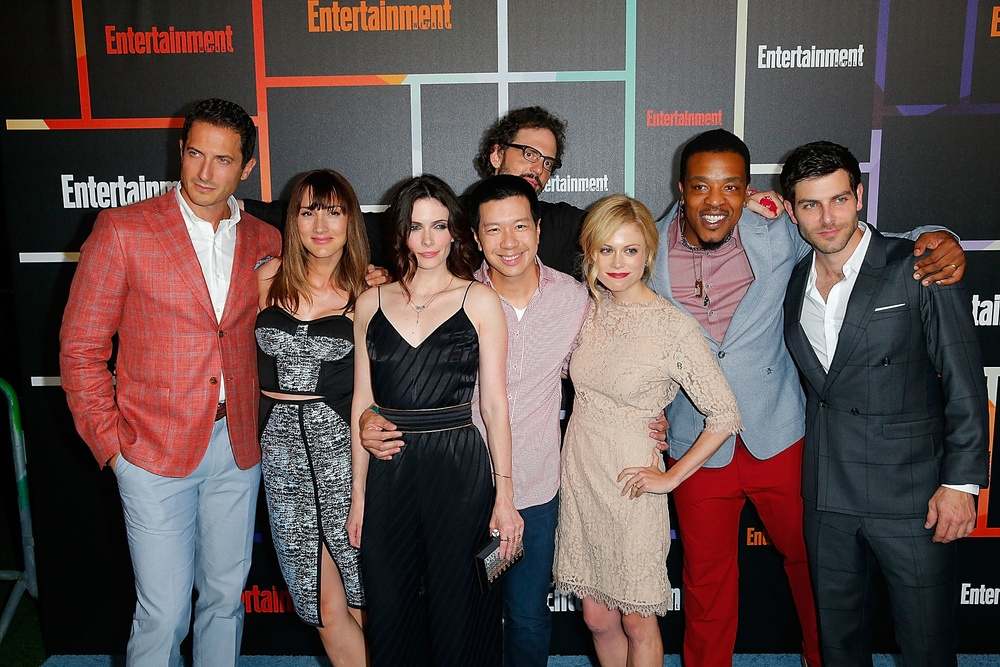
#> input picture day5/data/test4.jpg, 1000 x 667 px, shrunk from 2048 x 1365 before the run
$ python face_detect.py
#> lines starting #> are read from the running program, lines starting #| are printed output that depends on the picture; after the words box and inside, x2 and y2 are one past the last pixel; in counts of white or black regions, pixels touching at a corner belong together
import cv2


if __name__ == "__main__":
    face_cascade = cv2.CascadeClassifier('./data/models/haarcascade_frontalface_alt.xml')
    img = cv2.imread('./data/test4.jpg')
#> img is the input picture: shape (667, 1000, 3); mean B, G, R 77, 78.7, 95.4
    gray = cv2.cvtColor(img, cv2.COLOR_BGR2GRAY)
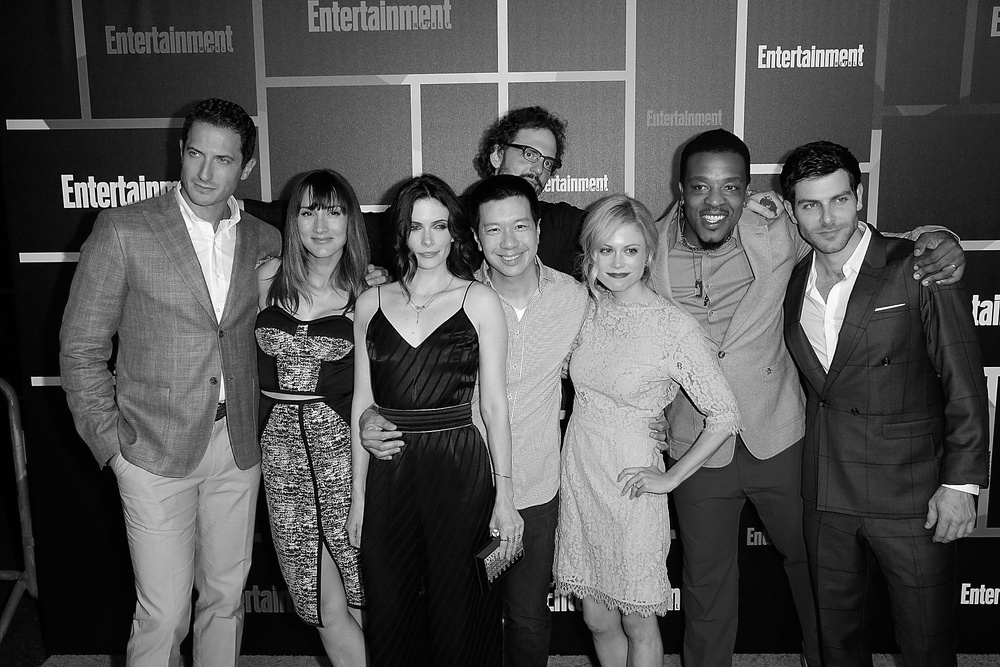
#> gray: shape (667, 1000); min 0, max 255, mean 83.5

    faces = face_cascade.detectMultiScale(gray, scaleFactor=1.1, minNeighbors=5)
#> faces = [[399, 205, 59, 59], [586, 226, 65, 65], [474, 203, 66, 66], [174, 131, 69, 69], [678, 159, 73, 73], [790, 177, 72, 72], [289, 188, 67, 67]]
    for (x, y, w, h) in faces:
        img = cv2.rectangle(img, (x, y), (x + w, y + h), (255, 0, 0), 2)
#> this loop made 7 passes
#> pass 1, `img = cv2.rectangle(img, (x, y), (x + w, y + h), (255, 0, 0), 2)`:
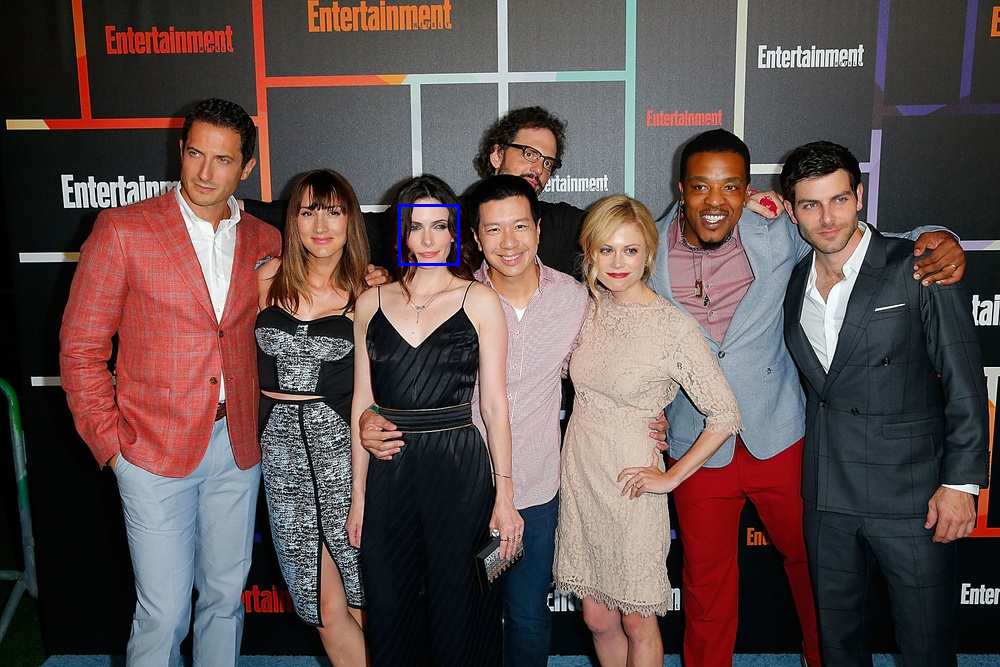
#> img: shape (667, 1000, 3); 0.11% of pixels changed, all inside (x1, y1, x2, y2) = (398, 204, 460, 266)
#> pass 2, `img = cv2.rectangle(img, (x, y), (x + w, y + h), (255, 0, 0), 2)`:
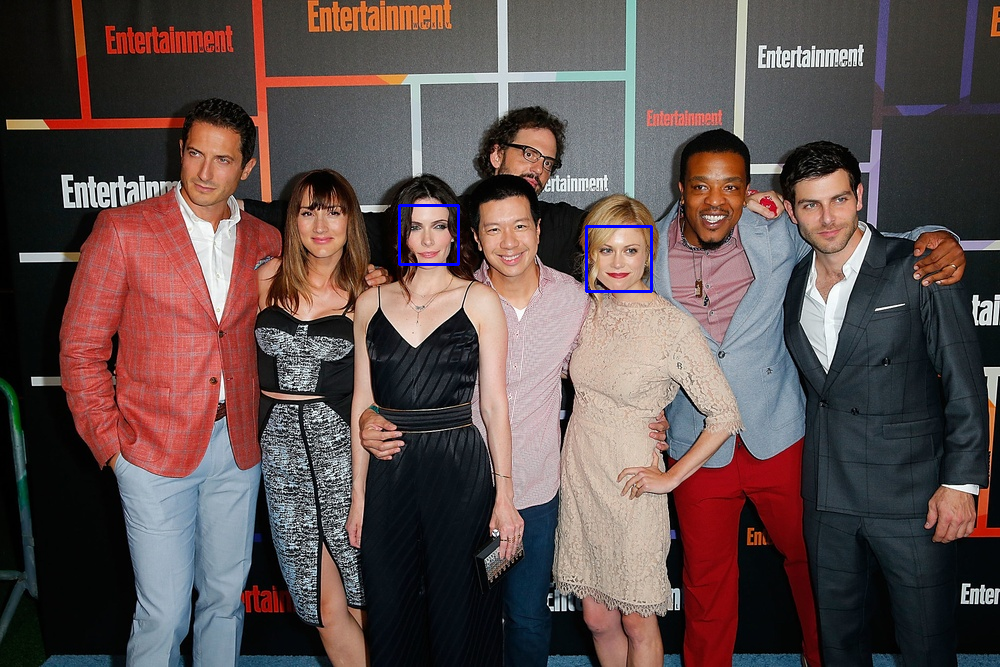
#> img: shape (667, 1000, 3); 0.12% of pixels changed, all inside (x1, y1, x2, y2) = (585, 225, 653, 293)
#> pass 3, `img = cv2.rectangle(img, (x, y), (x + w, y + h), (255, 0, 0), 2)`:
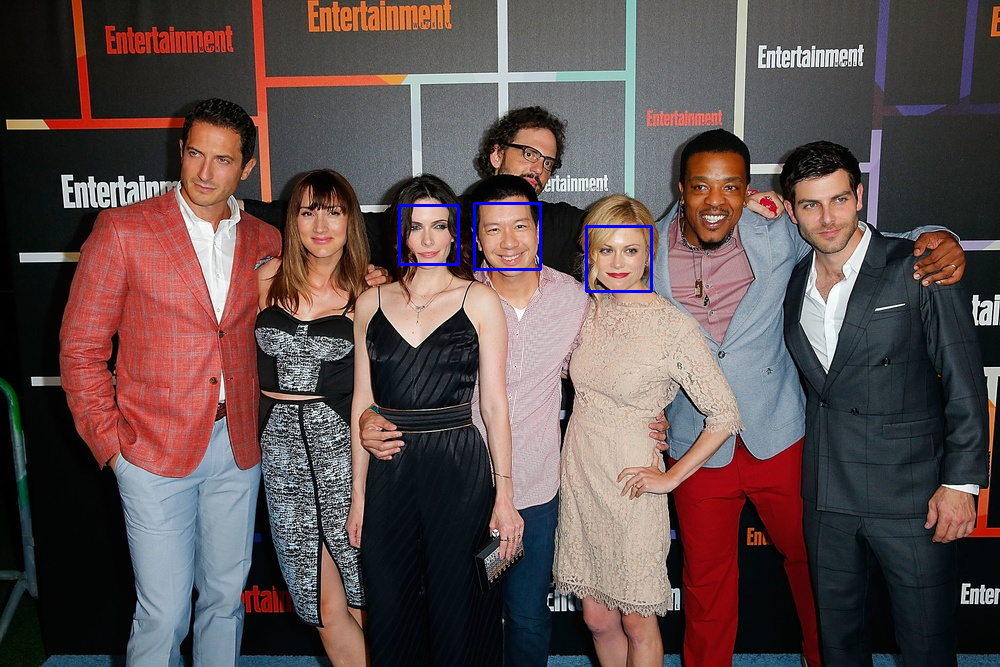
#> img: shape (667, 1000, 3); 0.12% of pixels changed, all inside (x1, y1, x2, y2) = (473, 202, 542, 271)
#> after the loop:
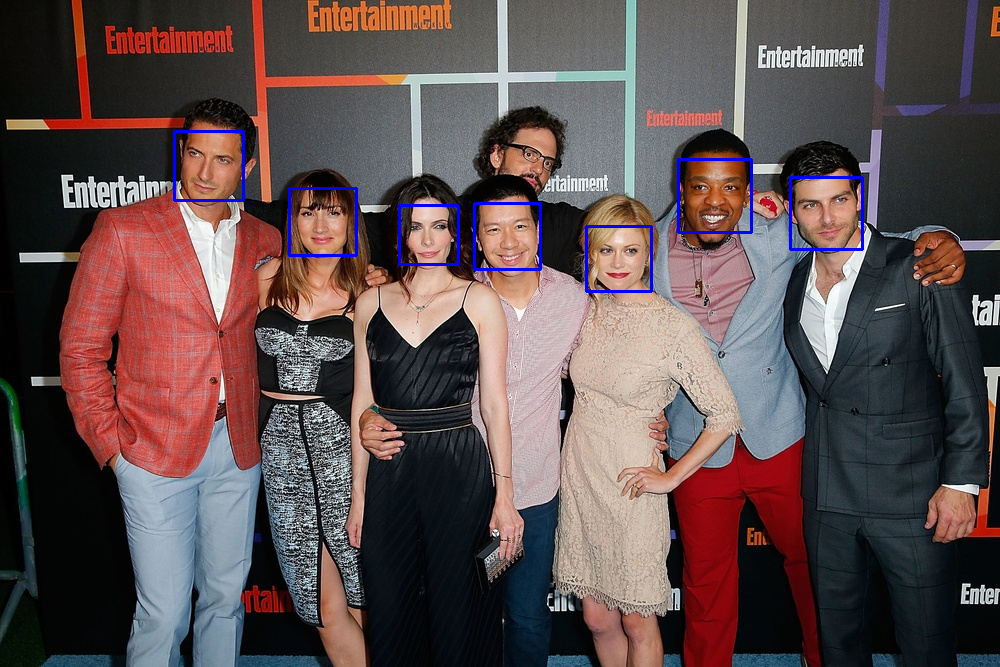
#> img: shape (667, 1000, 3); 0.5% of pixels changed, all inside (x1, y1, x2, y2) = (173, 130, 864, 257)

    cv2.imshow('img', img)
    cv2.waitKey(0)
    cv2.destroyAllWindows()
